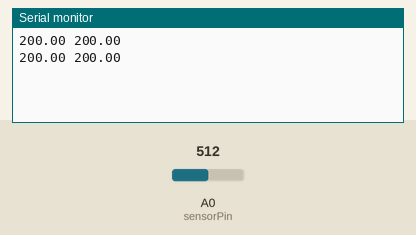
The sketch below on a simulated Arduino Uno, built with avr-gcc and run on an emulated ATmega328P. Shown: the last lines printed to the serial monitor. The test bench sets the inputs (shaded band); at power-on: A0 (sensorPin) = 512.

Above: at 1.8 s.
1.9 s: A0 (sensorPin) set to 716
At 2.7 s:
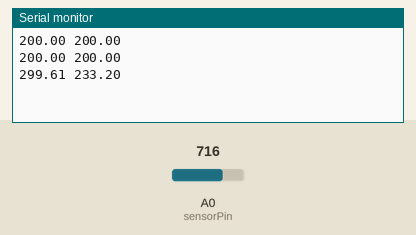
3.4 s: A0 (sensorPin) set to 900
At 4.3 s:
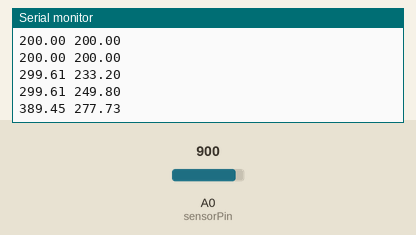
Timing chart, 0 to 6.4 s (numbered marks = the images above; inputs shaded):
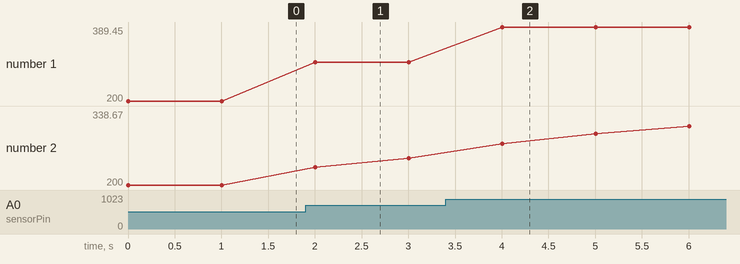

Measured:
- after the input at 1.9 s, the serial monitor: prints a new line after 0.10 s (image 1)
- after the input at 3.4 s, the serial monitor: prints a new line after 0.61 s (image 2)
- plotted number 1: 200 → 299.61 after the input at 1.9 s, 299.61 → 389.45 after the input at 3.4 s
- plotted number 2: 200 → 249.8 after the input at 1.9 s, 249.8 → 338.67 after the input at 3.4 s

The sketch:

Temp_Testing.ino
```cpp
int sensorPin = A0; // Assign analog pin 0 for temperature sensor readings
float vRef = 5.0; // Assign reference voltage
float avgTemp[30]; // Variable holds the last 30 seconds of temperature readings
int idx = 0; // Variable holds current avgTemp array index

void setup() {
  Serial.begin(9600); // Start serial connection with computer
}

// void loop() {
//   int reading = analogRead(sensorPin); // Collect temp sensor voltage reading
//   float voltage = reading * vRef / 1024.0; // Convert reading to voltage
//   Serial.print(voltage); Serial.println(" volts");

//   float tempC = (voltage - 0.5) * 100; // Convert voltage reading to Celsius
//   Serial.print(tempC); Serial.println(" degrees C");

//   float tempF = (tempC * 9.0/5.0) + 32.0; // Convert Celsius to Fahrenheit
//   Serial.print(tempF); Serial.println(" degrees F");

//   delay(1000);
// }

void loop() {
  int reading = analogRead(sensorPin); // Collect temperature sensor voltage reading
  float voltage = reading * vRef / 1024.0; // Convert reading to voltage
  float temp = (voltage - 0.5) * 100; // Convert voltage reading to Celsius

  avgTemp[idx] = temp; // Add temperature value to avg array

  // Calculate 30-second average
  float sum = 0;
  float count = 0;
  for(int i=0; i < 30; i++) {
    if(avgTemp[i]){
      count++;
      sum += avgTemp[i];
    }
  }
  float avg = sum/count;

  // Print values
  Serial.print(temp); Serial.print(" "); Serial.println(avg);

  // Check if index needs to be reset
  idx++;
  if(idx >= 30) {
    idx = 0;
  }

  delay(1000);
}
```
